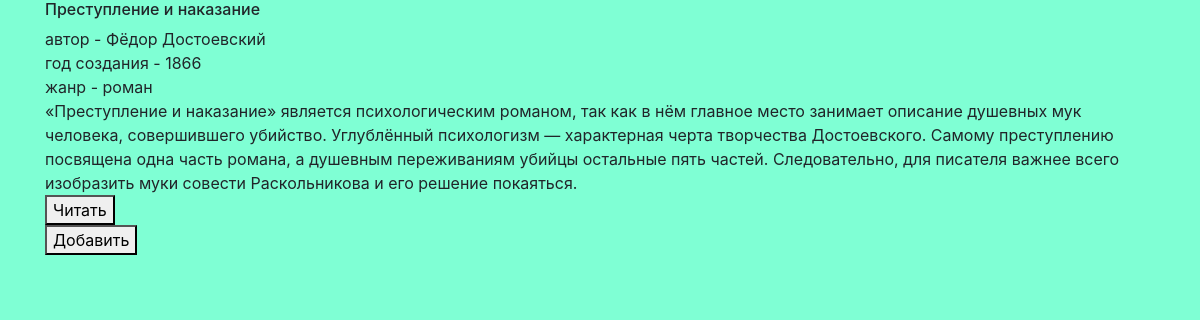
The page /library/2 (signed in) on the database its author committed.
### data/books.py (models this page shows)
class Book(SqlAlchemyBase):
    __tablename__ = 'books'
    id = sqlalchemy.Column(sqlalchemy.Integer, primary_key=True, autoincrement=True)
    title = sqlalchemy.Column(sqlalchemy.String)
    author = sqlalchemy.Column(sqlalchemy.String)
    year = sqlalchemy.Column(sqlalchemy.Integer, nullable=True)
    genre = sqlalchemy.Column(sqlalchemy.String)
    description = sqlalchemy.Column(sqlalchemy.Text, nullable=True)
    text = sqlalchemy.Column(sqlalchemy.Text)
    modified_date = sqlalchemy.Column(sqlalchemy.DateTime, default=datetime.datetime.now)

### main.py (the view)
@app.route('/library/<user_email>', methods=['GET', 'POST'])
def account(user_email):
    user = current_user
    if user.email not in users_book:
        users_book[user_email] = []
    return render_template('account.html', title=user.name,
                           description='YLibrary', books=users_book[user.email])

### data/db_session.py (called while the page is built)
def create_session() -> Session:
    global __factory
    return __factory()

### main.py (called while the page is built)
@login_manager.user_loader
def load_user(user_id):
    db_sess = db_session.create_session()
    return db_sess.query(User).get(user_id)

@app.route('/library/<int:book_id>')
def book_page(book_id):
    if not current_user.is_authenticated:
        access_error('Информация о книге')
    db_sess = db_session.create_session()
    book = db_sess.query(Book).get(book_id)
    return render_template('book_page.html', book=book, books=users_book, description='YLibrary')

### templates/book_page.html
{% extends "base.html" %}
{% block head %}
    <link rel="stylesheet" href="../static/css/lite_background.css">
{% endblock %}
{% block content %}
    <h6>{{book.title}}</h6>
    <div>автор - {{book.author}}</div>
    <div>год создания - {{book.year}}</div>
    <div>жанр - {{book.genre}}</div>
    <div>{{book.description}}</div>
    <form action="http://127.0.0.1:8080/library/{{book.id}}/text">
        <button type="submit"> Читать </button>
    </form>
    {% if book not in books[current_user.email] %}
        <form action="http://127.0.0.1:8080/library/{{current_user.email}}/addbook/{{book.id}}">
            <button type="submit"> Добавить </button>
        </form>
    {% endif %}
{% endblock %}

### static/css/lite_background.css (style rules this page uses)
body { background-color: aquamarine; }

### rows shown on the page
Book: title "Преступление и наказание", author "Фёдор Достоевский", year "1866", genre "роман", description "«Преступление и наказание» является психологическим романом, так как в нём главное место занимает описание душевных мук человека, совершившего убийство. Углублённый психологизм — характерная черта творчества Достоевского. Самому преступлению посвящена одна часть романа, а душевным переживаниям убийцы остальные пять частей. Следовательно, для писателя важнее всего изобразить муки совести Раскольникова и его решение покаяться."
